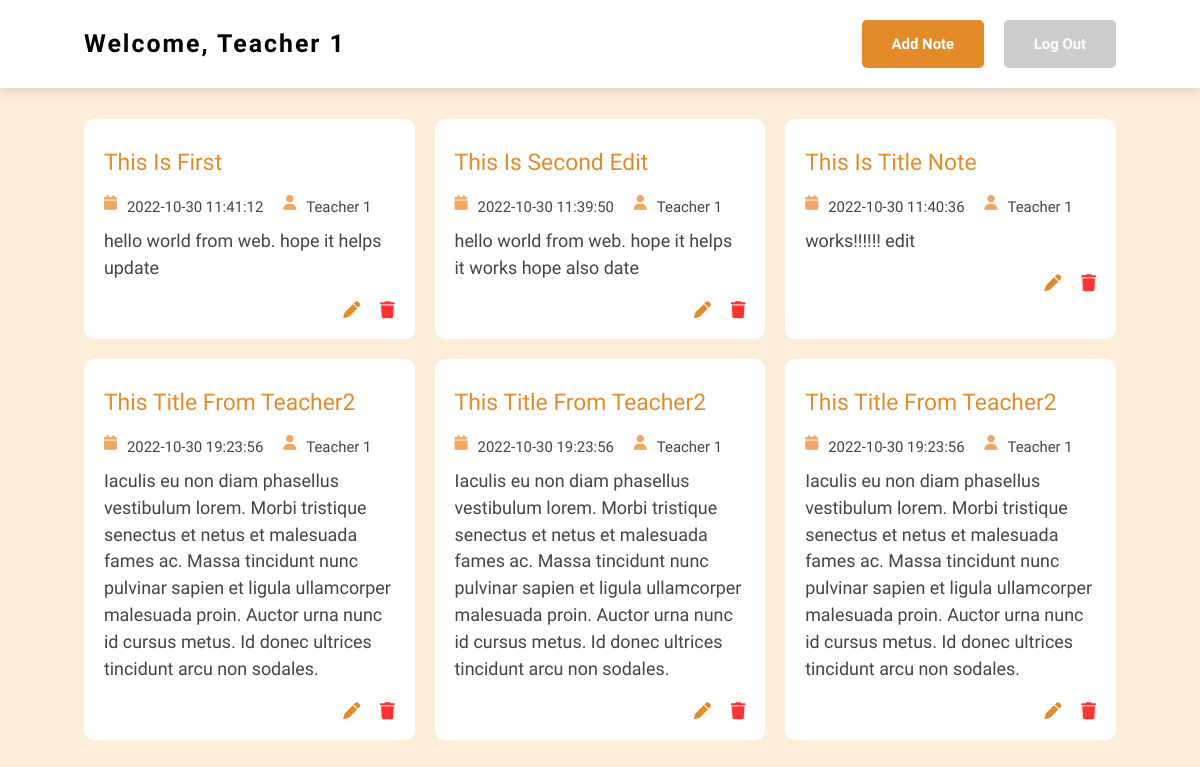
/notes_crud.php (signed in), run on the app's committed database.
### tables this page shows
CREATE TABLE `notes` (
  `id` int(11) NOT NULL,
  `title` varchar(120) NOT NULL,
  `subject` text NOT NULL,
  `date_created` datetime DEFAULT NULL,
  `date_updated` datetime NOT NULL,
  `author` int(11) NOT NULL
);

CREATE TABLE `teacher` (
  `id` int(11) NOT NULL,
  `name` varchar(255) NOT NULL,
  `email` varchar(120) NOT NULL,
  `pass` varchar(180) NOT NULL,
  `job` varchar(50) NOT NULL
);

### notes_crud.php (the view, shortened to what this page needs)
<!DOCTYPE html>
<html lang="en">
<head>
    <link rel="stylesheet" href="https://cdnjs.cloudflare.com/ajax/libs/font-awesome/6.1.1/css/all.min.css">
    <link rel="stylesheet" href="https://cdnjs.cloudflare.com/ajax/libs/animate.css/4.1.1/animate.min.css">
    <link rel="stylesheet" type="text/css" href="css/style.css">
</head>
<body>
<div class="quiz">
  <div class="header">
    <div class="title">Welcome, <?php echo $_SESSION['name']; ?></div>
    <div class="box">
    <?php
    if($_SESSION['job']=='teacher'){
    echo '<a href="#popup" class="btn">Add Note</a>';
    }
    ?>
    <a href="logout.php" class="btn logout">log out</a>
    </div>
  </div>
  <section class="grid">
<?php
     $connection = mysqli_connect('localhost','root','');
  ?>
<?php
   if($_SESSION['job']=='teacher'){
    $id = $_SESSION['id'];
    $q = "select teacher.name ,notes.id, notes.title, notes.subject, notes.date_updated from teacher,notes where teacher.id = '$id' ";
    $result = mysqli_query($connection,$q);
    if($result){
      foreach ($result as $row) {
?>
    <div class="box">
      <div class="title"><?php echo $row["title"];?></div>
      <div class="info">
        <div class="icon">
        <i class="fas fa-calendar"></i>
        <p><?php echo $row["date_updated"]; ?></p></div>
        <div class="icon">
          <i class="fas fa-user"></i>
        <p><?php echo $row["name"]; ?></p></div>
      </div>
      <p class="subject"><?php echo $row["subject"]; ?></p>
      <?php
        if($_SESSION['job']=='teacher'){
          echo '
          <div class="action">
                  <a href="#popup2">
                  <button class="editbtn">
                  <i class="fas fa-pen"></i></button></a>
                  <a href="#popup3">
                  <button class="deletebtn">
                  <i class="fas fa-trash"></i></button></a>
          </div>
          ';
      }
      ?>
    </div>
<?php
      }
    }else{
      echo 'no record found';
    }
?>
<?php
   }
?>
  </section>
</div>
</body>
</html>

### css/style.css (style rules this page uses)
:root { --primary:#E38B29; --secondary: #FFD8A9; --white: #fff; --black: #444; --gray: #ccc; --red: #ff3333; --light-red: #ff6666; --light-bg:#FDEEDC; --hover: #F1A661; --border: .2rem solid rgba(0,0,0,0.2); --box-shadow:0 .5rem 1rem rgba(0,0,0,0.1); }
* { margin:0; padding: 0; border:none; outline: none; font-family: 'Montserrat Alternates',sans-serif; box-sizing: border-box; transition: all .2s linear; text-decoration: none; }
html { font-size: 62.2%; overflow-x: hidden; scroll-behavior: smooth; scroll-padding-top: 6rem; }
section { padding: 7rem 9%; }
.editbtn { background: transparent; }
.btn { text-decoration: none; display: inline-block; text-transform: capitalize; font-size: 1.5rem; font-weight: bold; color: var(--white); background: var(--primary); padding: 1.5rem 3rem; border-radius: .5rem; }
.header { display: flex; position: fixed; padding: 2rem 7%; top:0; left:0; right:0; align-items: center; justify-content: space-between; text-transform: capitalize; background: var(--white); box-shadow: var(--box-shadow); z-index: 100; }
.quiz { min-height: 100vh; background-color: var(--light-bg); }
.quiz .header { display: flex; position: fixed; padding: 2rem 7%; top: 0; left: 0; right: 0; align-items: center; justify-content: space-between; text-transform: capitalize; background: var(--white); box-shadow: var(--box-shadow); z-index: 100; }
.quiz .header .title { font-size: 2.5rem; font-weight: 600; letter-spacing: 0.2rem; text-transform: capitalize; }
.quiz .header .box { display: flex; gap: 2rem; }
.quiz .header .logout { background: var(--gray); }
.quiz .grid { padding: 12rem 7%; display: grid; grid-template-columns: repeat(auto-fit, minmax(30rem, 1fr)); gap: 2rem; }
.quiz .grid .box { padding: 2rem; background: var(--white); border-radius: 1rem; display: inline-block; }
.quiz .grid .box .title { font-size: 2.3rem; text-transform: capitalize; padding: 1rem 0; color: var(--primary); }
.quiz .grid .box .info { display: flex; gap: 2rem; padding: 1rem 0; }
.quiz .grid .box .info .icon { display: flex; gap: 1rem; }
.quiz .grid .box .info .icon i { font-size: 1.5rem; color: var(--hover); }
.quiz .grid .box .info .icon p { font-size: 1.5rem; color: var(--black); text-transform: capitalize; }
.quiz .grid .box p { font-size: 1.8rem; line-height: 1.5; color: var(--black); }
.quiz .grid .action { float: right; display: flex; gap: 2rem; padding-top: 2rem; }
.quiz .grid .action i { font-size: 1.7rem; cursor: pointer; }
.quiz .grid .action .fa-pen { color: var(--primary); }
.quiz .grid .action .fa-trash { color: var(--red); }

### data on the page
notes: title "This Is First", date_updated "2022-10-30 11:41:12", author.name "Teacher 1", subject "hello world from web. hope it helps update"
notes: title "This Is Second Edit", date_updated "2022-10-30 11:39:50", author.name "Teacher 1", subject "hello world from web. hope it helps it works hope also date"
notes: title "This Is Title Note", date_updated "2022-10-30 11:40:36", author.name "Teacher 1", subject "works!!!!!! edit"
notes: title "This Title From Teacher2", date_updated "2022-10-30 19:23:56", teacher.name "Teacher 1", subject "Iaculis eu non diam phasellus vestibulum lorem. Morbi tristique senectus et netus et malesuada fames ac. Massa tincidunt nunc pulvinar sapien et ligula ullamcorper malesuada proin. Auctor urna nunc id cursus metus. Id donec ultrices tincidunt arcu non sodales."
notes: title "This Title From Teacher2", date_updated "2022-10-30 19:23:56", teacher.name "Teacher 1", subject "Iaculis eu non diam phasellus vestibulum lorem. Morbi tristique senectus et netus et malesuada fames ac. Massa tincidunt nunc pulvinar sapien et ligula ullamcorper malesuada proin. Auctor urna nunc id cursus metus. Id donec ultrices tincidunt arcu non sodales."
notes: title "This Title From Teacher2", date_updated "2022-10-30 19:23:56", teacher.name "Teacher 1", subject "Iaculis eu non diam phasellus vestibulum lorem. Morbi tristique senectus et netus et malesuada fames ac. Massa tincidunt nunc pulvinar sapien et ligula ullamcorper malesuada proin. Auctor urna nunc id cursus metus. Id donec ultrices tincidunt arcu non sodales."

### other printed values
$_SESSION['name'] "Teacher 1"
